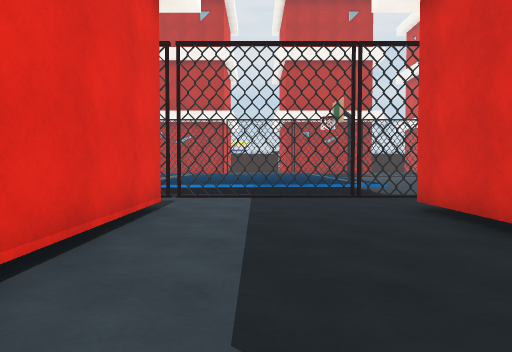
View 1 (above)

24 first-person views from a walk through a Unity game level. The camera is 1.2 m above the floor, tilts 2° down and sees 75° across. The floor is counted in squares, 1.48 m on a side. Each view is taken from the middle of a square. On the plan, view 1 faces up. The plan holds only what a view shows up to about 11 squares ahead; the rest is blank. The place goes on beyond the plan. The player character is not drawn. Surface patterns are stand-ins for the level's own textures.

View 2
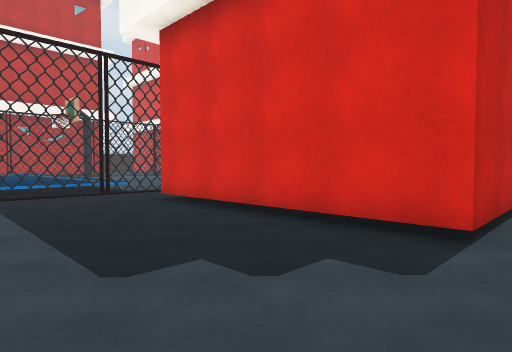

View 3
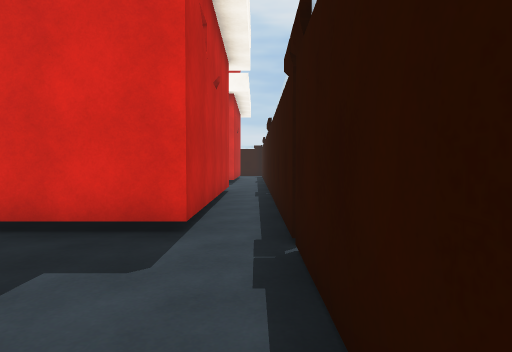

View 4
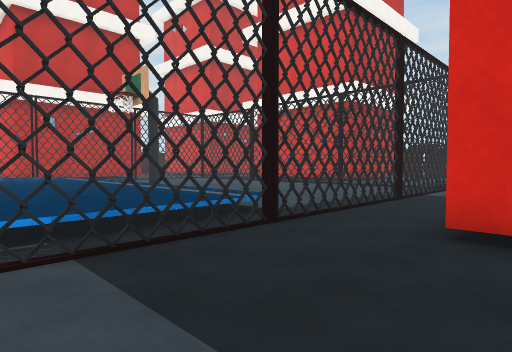

View 5
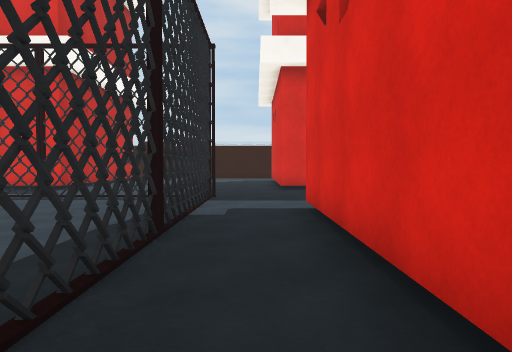

View 6
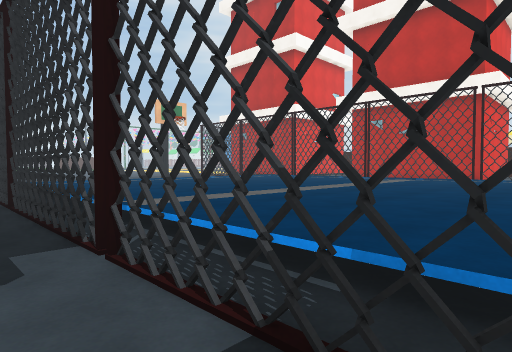

View 7
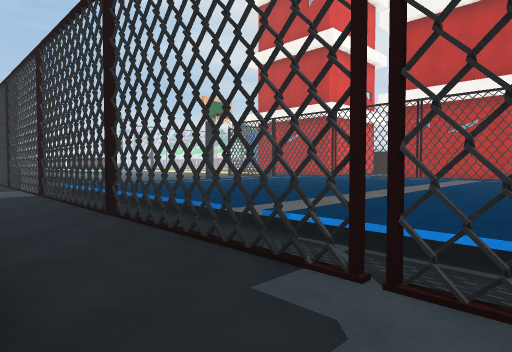

View 8
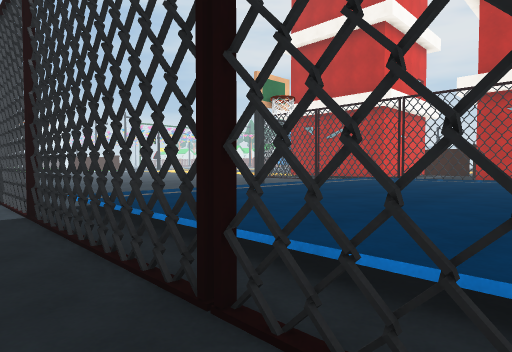

View 9
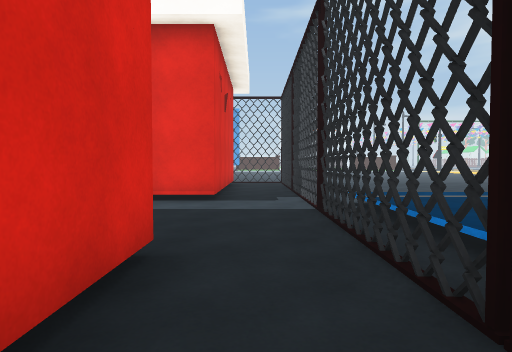

View 10
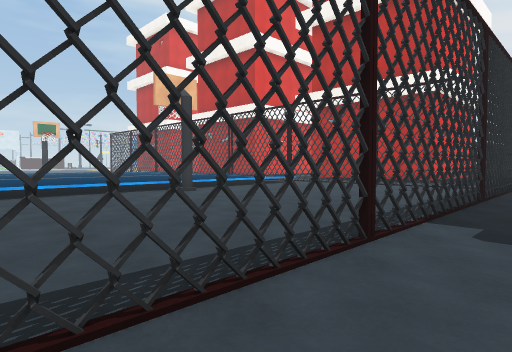

View 11
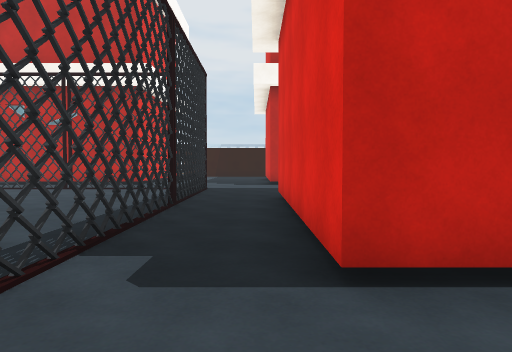

View 12
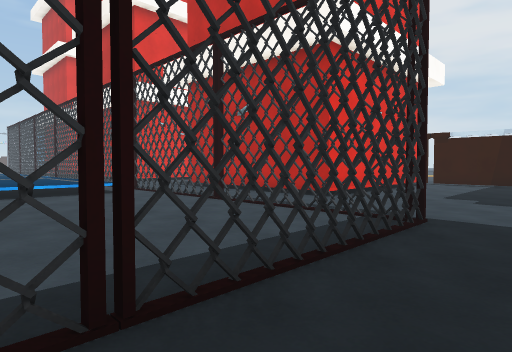

View 13
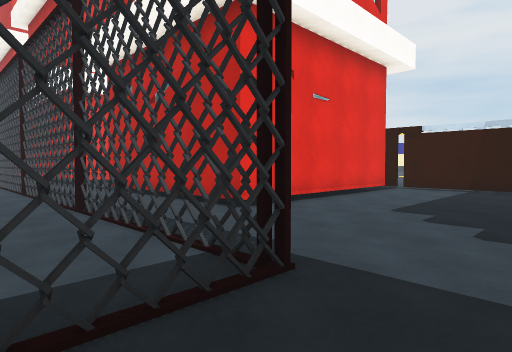

View 14
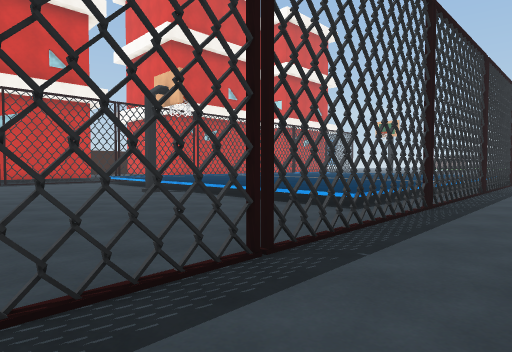

View 15
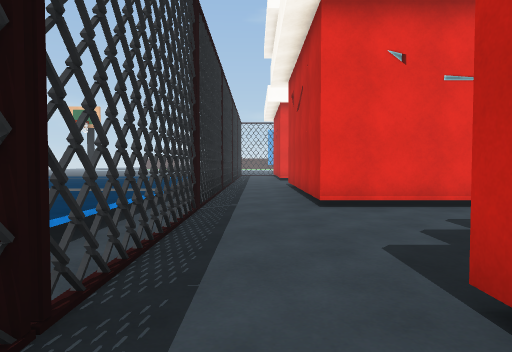

View 16
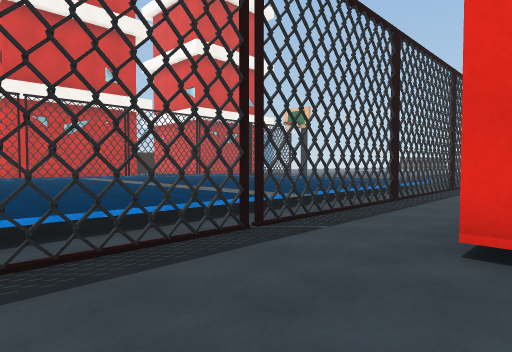

View 17
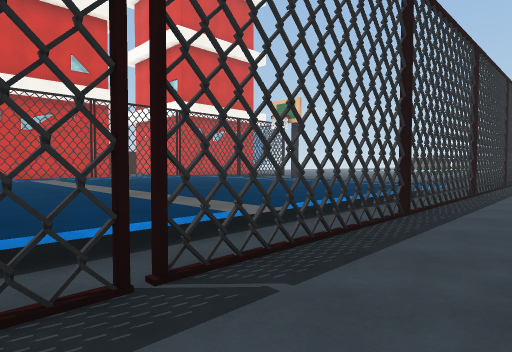

View 18
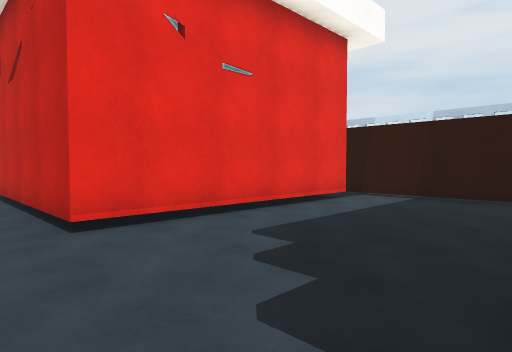

View 19
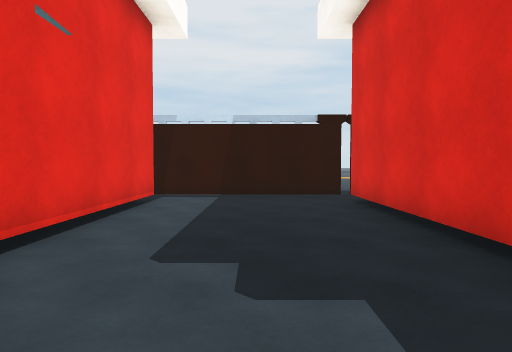

View 20
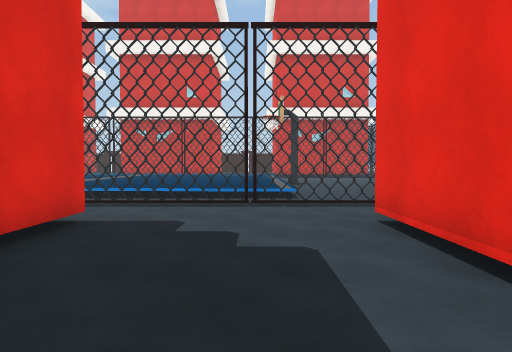

View 21
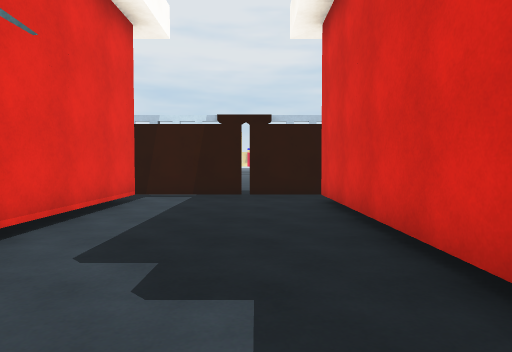

View 22
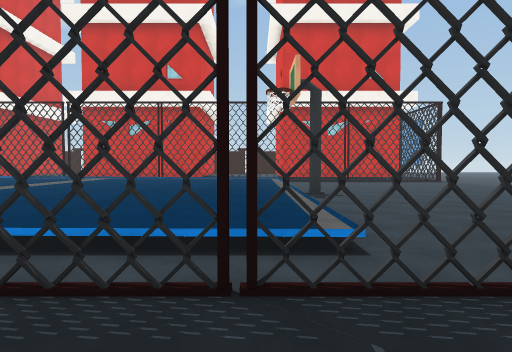

View 23
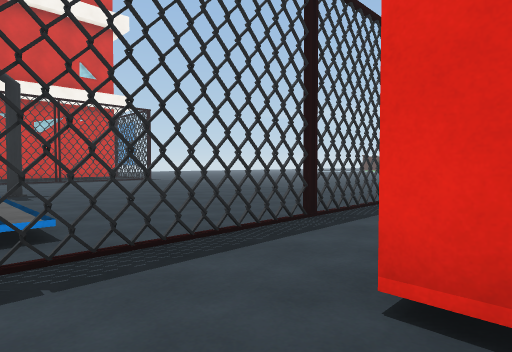

View 24
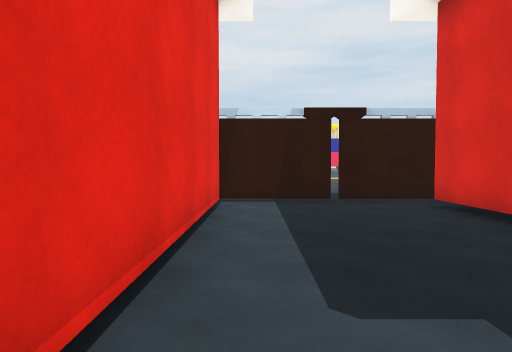

### Floor plan
Key: @ floor where view 1 was taken; # wall or solid block; x gap in a wall; . main floor; : floor 0.25 m higher than the main floor; T thing the floor can be seen under or through; O other object.
Columns run from 14 left of view 1 to 14 right of it. Each row starts with its distance up from view 1.
 32  ......    ......      ...
 31  #TTx##    ##TTT#     ####
 30  #....#    #....#     #....
 29  #....#    #....#     #....
 28  #....#    #....#     #....
 27  #....#    #....#     #....
 26  #....#    #....#     #....
 25  #....#    #....##    #....
 24  #....######.....######.....
 23 ............................
 22 xx#xxxxxx#xxxxx#xxxxxxx#x#..
 21 .........................x...
 20 ..::::::::::::::::.......x...
 19 ..::::::::::::::::.......#..#
 18 ..::::::::::::::::.......x..#
 17 ..::::::::::::::::.......#..#
 16 ..::::::::::::::::.......x..#
 15 .O::::::::::::::: O .....x..#
 14 ..::::::::::::::::# .....x..#
 13 ..::::::::::::::::.......#..#
 12 ..::::::::::::::::.......x...
 11   ::::::::::::::::.......x..
 10   ::::::::::::::::.......#.
  9 ..:##::##:::x:::TT..  ...x .
  8 xx###xx###x#.#xTTTxx##x#x#...
  7 .............................
  6 ##....###   #....#######....#
  5  #...       #....#          #
  4             #....#
  3             #....#
  2             #....#
  1              ....#
  0               @..#######.
 -1              ............
 -2               ##x#######

Positions as (right, up) in squares from view 1, and headings:
1: (0, 0), facing up
2: (-1, -1), facing up-right
3: (-1, -1), facing right
4: (-1, 5), facing up-right
5: (3, 7), facing right
6: (1, 7), facing up-left
7: (-1, 6), facing up-left
8: (-5, 7), facing up-left
9: (-5, 7), facing left
10: (13, 9), facing up-left
11: (13, 11), facing up
12: (13, 17), facing up-left
13: (13, 20), facing up-left
14: (9, 24), facing down-left
15: (4, 23), facing left
16: (1, 25), facing down-left
17: (-1, 24), facing down-left
18: (2, 23), facing up-left
19: (0, 23), facing up
20: (-11, 29), facing down
21: (-10, 23), facing up
22: (-11, 24), facing down
23: (-11, 25), facing down-left
24: (-12, 24), facing up
